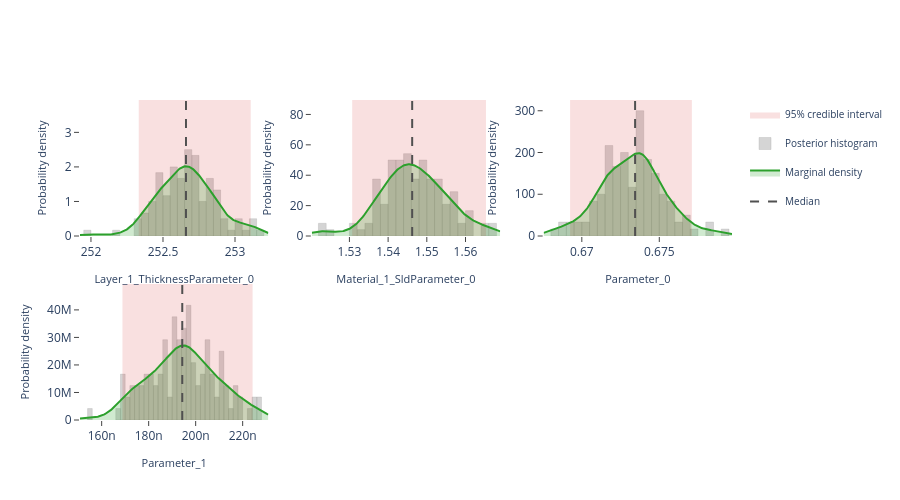

Notebook code for this chart:
### Markdown cell above
## Interactive posterior plots

The next three cells render the same Plotly figures that are shown on the
Bayesian Posterior tab of the EasyReflectometryApp:

* **Marginals** — per-parameter distribution: histogram + smooth KDE marginal,
  shaded 95% credible interval, and median / best-sample lines
  (`plot_distribution` or `posterior.distribution()`)
* **Corner plot** — pairwise marginals + 2-D contours + scatter (`plot_corner`)
* **Traces** — per-chain trace + marginal histogram (`plot_trace`)

The standalone helpers are called with ``return_figure=True`` so they return a
Plotly ``Figure`` that we render in the notebook with ``fig.show()``; the
``PosteriorResults`` methods return the figure directly.

### Code cell
# ---- Marginal posterior distributions ---------------------------------------
# One panel per free parameter, each overlaying the posterior histogram, a
# smooth Gaussian-KDE marginal, the shaded 95% credible interval, and the
# median / best-sample reference lines.  Mirrors the "Marginals" sub-tab in
# the EasyReflectometryApp.

# The PosteriorResults method passes ``logp`` through automatically so the
# best posterior sample (MAP) line is drawn:
fig = posterior.distribution()
fig.show()

# Standalone equivalent (pass ``logp`` to get the best-sample line):
# fig = plot_distribution(
#     posterior.draws,
#     posterior.param_names,
#     logp=posterior.logp,
#     return_figure=True,
# )
# fig.show()

### Figure 1 — Plotly figure (JSON) as saved in the notebook; plotly's stock layout.template omitted (floating-point values rounded to 4 significant figures; data arrays with more than 128 entries replaced by an {"elided": "..."} marker saying what was removed)
{"data": [{"fill": "toself", "fillcolor": "rgba(214, 39, 40, 0.14)", "hoverinfo": "skip", "legendgroup": "95% credible interval", "line": {"color": "rgba(214, 39, 40, 0.14)", "width": 0}, "mode": "lines", "name": "95% credible interval", "showlegend": true, "type": "scatter", "x": [252.3, 253.1, 253.1, 252.3, 252.3], "xaxis": "x", "y": [0.0, 0.0, 3.937, 3.937, 0.0], "yaxis": "y"}, {"histnorm": "probability density", "hovertemplate": "sample=%{x:.4f}<br>density: %{y:.2f}<extra></extra>", "legendgroup": "histogram", "marker": {"color": "rgba(120, 120, 120, 0.38)", "line": {"color": "rgba(120, 120, 120, 0.24)", "width": 1}}, "name": "Posterior histogram", "nbinsx": 40, "opacity": 0.82, "showlegend": true, "type": "histogram", "x": [252.6, 252.5, 253.1, 252.4, 252.6, 252.8, 252.9, 252.4, 252.5, 252.8, 252.7, 252.7, 252.6, 252.5, 252.7, 252.3, 252.5, 252.7, 252.9, 252.8, 252.7, 252.7, 252.7, 252.5, 252.4, 252.6, 252.9, 252.7, 253.2, 252.5, 252.7, 252.5, 252.8, 252.6, 252.9, 252.4, 252.5, 253.0, 252.7, 252.7, 252.8, 252.6, 252.9, 252.7, 252.9, 252.8, 252.9, 252.3, 252.5, 252.6, 252.3, 252.7, 252.5, 252.7, 252.7, 252.4, 252.8, 252.6, 252.8, 252.8, 252.7, 252.7, 252.5, 252.6, 252.6, 252.8, 253.1, 252.8, 253.1, 253.0, 252.4, 252.9, 252.2, 252.6, 252.6, 252.6, 252.7, 252.4, 252.7, 252.6, 252.9, 252.7, 252.6, 252.8, 252.6, 252.7, 253.0, 252.6, 252.7, 252.6, 252.5, 252.8, 252.7, 252.7, 252.7, 252.9, 252.7, 252.4, 252.5, 252.8, 252.7, 252.6, 252.7, 252.5, 252.8, 252.9, 252.7, 252.6, 252.5, 253.0, 252.0, 253.1, 252.4, 252.5, 252.5, 252.6, 252.4, 252.6, 252.8, 252.5], "xaxis": "x", "yaxis": "y"}, {"fill": "tozeroy", "fillcolor": "rgba(44, 160, 44, 0.22)", "hovertemplate": "Layer_1_ThicknessParameter_0: %{x:.4f}<br>density: %{y:.4f}<extra></extra>", "legendgroup": "marginal", "line": {"color": "rgb(44, 160, 44)", "width": 2}, "mode": "lines", "name": "Marginal density", "showlegend": true, "type": "scatter", "x": {"elided": "256 float values"}, "xaxis": "x", "y": {"elided": "256 float values"}, "yaxis": "y"}, {"hovertemplate": "Median: %{x:.4f}<extra></extra>", "legendgroup": "Median", "line": {"color": "rgb(80, 80, 80)", "dash": "dash", "width": 2}, "mode": "lines", "name": "Median", "showlegend": true, "type": "scatter", "x": [252.7, 252.7], "xaxis": "x", "y": [0.0, 3.937], "yaxis": "y"}, {"fill": "toself", "fillcolor": "rgba(214, 39, 40, 0.14)", "hoverinfo": "skip", "legendgroup": "95% credible interval", "line": {"color": "rgba(214, 39, 40, 0.14)", "width": 0}, "mode": "lines", "name": "95% credible interval", "showlegend": false, "type": "scatter", "x": [1.531, 1.565, 1.565, 1.531, 1.531], "xaxis": "x2", "y": [0.0, 0.0, 89.5, 89.5, 0.0], "yaxis": "y2"}, {"histnorm": "probability density", "hovertemplate": "sample=%{x:.4f}<br>density: %{y:.2f}<extra></extra>", "legendgroup": "histogram", "marker": {"color": "rgba(120, 120, 120, 0.38)", "line": {"color": "rgba(120, 120, 120, 0.24)", "width": 1}}, "name": "Posterior histogram", "nbinsx": 40, "opacity": 0.82, "showlegend": false, "type": "histogram", "x": [1.547, 1.539, 1.566, 1.552, 1.553, 1.538, 1.544, 1.545, 1.537, 1.524, 1.566, 1.55, 1.541, 1.55, 1.548, 1.543, 1.551, 1.555, 1.558, 1.553, 1.545, 1.561, 1.545, 1.553, 1.538, 1.536, 1.545, 1.547, 1.545, 1.535, 1.537, 1.554, 1.56, 1.549, 1.543, 1.543, 1.547, 1.542, 1.541, 1.544, 1.543, 1.554, 1.55, 1.557, 1.552, 1.541, 1.544, 1.546, 1.555, 1.523, 1.558, 1.561, 1.538, 1.549, 1.552, 1.54, 1.556, 1.549, 1.562, 1.546, 1.532, 1.557, 1.561, 1.55, 1.552, 1.545, 1.538, 1.537, 1.552, 1.548, 1.535, 1.546, 1.538, 1.549, 1.54, 1.541, 1.549, 1.541, 1.545, 1.536, 1.542, 1.555, 1.542, 1.542, 1.565, 1.552, 1.543, 1.556, 1.557, 1.522, 1.546, 1.545, 1.546, 1.549, 1.548, 1.551, 1.556, 1.54, 1.536, 1.549, 1.548, 1.544, 1.542, 1.547, 1.544, 1.534, 1.545, 1.547, 1.567, 1.543, 1.531, 1.537, 1.555, 1.553, 1.539, 1.541, 1.55, 1.557, 1.549, 1.543], "xaxis": "x2", "yaxis": "y2"}, {"fill": "tozeroy", "fillcolor": "rgba(44, 160, 44, 0.22)", "hovertemplate": "Material_1_SldParameter_0: %{x:.4f}<br>density: %{y:.4f}<extra></extra>", "legendgroup": "marginal", "line": {"color": "rgb(44, 160, 44)", "width": 2}, "mode": "lines", "name": "Marginal density", "showlegend": false, "type": "scatter", "x": {"elided": "256 float values"}, "xaxis": "x2", "y": {"elided": "256 float values"}, "yaxis": "y2"}, {"hovertemplate": "Median: %{x:.4f}<extra></extra>", "legendgroup": "Median", "line": {"color": "rgb(80, 80, 80)", "dash": "dash", "width": 2}, "mode": "lines", "name": "Median", "showlegend": false, "type": "scatter", "x": [1.546, 1.546], "xaxis": "x2", "y": [0.0, 89.5], "yaxis": "y2"}, {"fill": "toself", "fillcolor": "rgba(214, 39, 40, 0.14)", "hoverinfo": "skip", "legendgroup": "95% credible interval", "line": {"color": "rgba(214, 39, 40, 0.14)", "width": 0}, "mode": "lines", "name": "95% credible interval", "showlegend": false, "type": "scatter", "x": [0.6692, 0.6771, 0.6771, 0.6692, 0.6692], "xaxis": "x3", "y": [0.0, 0.0, 325.8, 325.8, 0.0], "yaxis": "y3"}, {"histnorm": "probability density", "hovertemplate": "sample=%{x:.4f}<br>density: %{y:.2f}<extra></extra>", "legendgroup": "histogram", "marker": {"color": "rgba(120, 120, 120, 0.38)", "line": {"color": "rgba(120, 120, 120, 0.24)", "width": 1}}, "name": "Posterior histogram", "nbinsx": 40, "opacity": 0.82, "showlegend": false, "type": "histogram", "x": [0.6759, 0.6717, 0.674, 0.6736, 0.6755, 0.6718, 0.6726, 0.6715, 0.6709, 0.6722, 0.674, 0.6737, 0.6725, 0.6741, 0.6711, 0.6748, 0.6735, 0.6728, 0.6732, 0.673, 0.6693, 0.6754, 0.6734, 0.6744, 0.6686, 0.6735, 0.6753, 0.6719, 0.6734, 0.6727, 0.6743, 0.6767, 0.6758, 0.6755, 0.6716, 0.674, 0.6758, 0.6713, 0.673, 0.6758, 0.6734, 0.6746, 0.6737, 0.6749, 0.6742, 0.6734, 0.6726, 0.6791, 0.6762, 0.6709, 0.673, 0.6742, 0.6714, 0.6736, 0.6723, 0.6722, 0.6741, 0.6723, 0.6763, 0.6746, 0.6716, 0.6737, 0.675, 0.6747, 0.6695, 0.6743, 0.6745, 0.6716, 0.673, 0.6784, 0.6738, 0.6715, 0.6719, 0.6755, 0.672, 0.6698, 0.6738, 0.6737, 0.6753, 0.6715, 0.6724, 0.6747, 0.6735, 0.6738, 0.6756, 0.6767, 0.6739, 0.6739, 0.6768, 0.6702, 0.6728, 0.6729, 0.6734, 0.6736, 0.6718, 0.672, 0.6742, 0.6721, 0.671, 0.6739, 0.6748, 0.6702, 0.6721, 0.6711, 0.6681, 0.6685, 0.6723, 0.6729, 0.6771, 0.6745, 0.6706, 0.6726, 0.6717, 0.678, 0.6712, 0.6698, 0.6736, 0.6741, 0.6705, 0.6717], "xaxis": "x3", "yaxis": "y3"}, {"fill": "tozeroy", "fillcolor": "rgba(44, 160, 44, 0.22)", "hovertemplate": "Parameter_0: %{x:.4f}<br>density: %{y:.4f}<extra></extra>", "legendgroup": "marginal", "line": {"color": "rgb(44, 160, 44)", "width": 2}, "mode": "lines", "name": "Marginal density", "showlegend": false, "type": "scatter", "x": {"elided": "256 float values"}, "xaxis": "x3", "y": {"elided": "256 float values"}, "yaxis": "y3"}, {"hovertemplate": "Median: %{x:.4f}<extra></extra>", "legendgroup": "Median", "line": {"color": "rgb(80, 80, 80)", "dash": "dash", "width": 2}, "mode": "lines", "name": "Median", "showlegend": false, "type": "scatter", "x": [0.6734, 0.6734], "xaxis": "x3", "y": [0.0, 325.8], "yaxis": "y3"}, {"fill": "toself", "fillcolor": "rgba(214, 39, 40, 0.14)", "hoverinfo": "skip", "legendgroup": "95% credible interval", "line": {"color": "rgba(214, 39, 40, 0.14)", "width": 0}, "mode": "lines", "name": "95% credible interval", "showlegend": false, "type": "scatter", "x": [1.688e-07, 2.242e-07, 2.242e-07, 1.688e-07, 1.688e-07], "xaxis": "x4", "y": [0.0, 0.0, 49410000.0, 49410000.0, 0.0], "yaxis": "y4"}, {"histnorm": "probability density", "hovertemplate": "sample=%{x:.4f}<br>density: %{y:.2f}<extra></extra>", "legendgroup": "histogram", "marker": {"color": "rgba(120, 120, 120, 0.38)", "line": {"color": "rgba(120, 120, 120, 0.24)", "width": 1}}, "name": "Posterior histogram", "nbinsx": 40, "opacity": 0.82, "showlegend": false, "type": "histogram", "x": [1.861e-07, 1.751e-07, 2.242e-07, 2.046e-07, 1.978e-07, 2.03e-07, 1.9e-07, 2.175e-07, 1.919e-07, 1.742e-07, 2.182e-07, 2.056e-07, 1.907e-07, 1.925e-07, 2.172e-07, 1.936e-07, 2.175e-07, 1.938e-07, 2.021e-07, 1.957e-07, 2.265e-07, 1.968e-07, 1.839e-07, 1.78e-07, 1.795e-07, 1.94e-07, 1.943e-07, 2.062e-07, 1.739e-07, 2.113e-07, 1.976e-07, 1.686e-07, 1.716e-07, 1.962e-07, 2.155e-07, 2.014e-07, 2.04e-07, 2.113e-07, 1.82e-07, 1.942e-07, 1.81e-07, 1.884e-07, 1.943e-07, 1.793e-07, 2.029e-07, 1.978e-07, 1.9e-07, 1.811e-07, 1.874e-07, 1.853e-07, 1.869e-07, 2.273e-07, 1.996e-07, 1.933e-07, 2.223e-07, 1.866e-07, 2.131e-07, 2.022e-07, 2.111e-07, 1.693e-07, 1.916e-07, 1.765e-07, 1.932e-07, 1.869e-07, 2.046e-07, 2.108e-07, 1.954e-07, 2.116e-07, 1.837e-07, 1.695e-07, 1.842e-07, 1.672e-07, 1.94e-07, 1.962e-07, 1.74e-07, 1.861e-07, 2.139e-07, 1.92e-07, 1.779e-07, 1.948e-07, 1.982e-07, 2.098e-07, 2.1e-07, 1.826e-07, 1.793e-07, 2.076e-07, 1.957e-07, 2.196e-07, 1.906e-07, 1.96e-07, 2.002e-07, 1.993e-07, 2.063e-07, 1.933e-07, 1.688e-07, 2.137e-07, 1.99e-07, 1.816e-07, 1.71e-07, 1.897e-07, 1.855e-07, 1.544e-07, 2.046e-07, 1.971e-07, 1.969e-07, 2.042e-07, 2.247e-07, 2.008e-07, 1.908e-07, 1.737e-07, 1.76e-07, 2.079e-07, 2.05e-07, 2.09e-07, 1.848e-07, 1.861e-07, 1.986e-07, 1.977e-07, 1.736e-07, 1.909e-07], "xaxis": "x4", "yaxis": "y4"}, {"fill": "tozeroy", "fillcolor": "rgba(44, 160, 44, 0.22)", "hovertemplate": "Parameter_1: %{x:.4f}<br>density: %{y:.4f}<extra></extra>", "legendgroup": "marginal", "line": {"color": "rgb(44, 160, 44)", "width": 2}, "mode": "lines", "name": "Marginal density", "showlegend": false, "type": "scatter", "x": {"elided": "256 float values"}, "xaxis": "x4", "y": {"elided": "256 float values"}, "yaxis": "y4"}, {"hovertemplate": "Median: %{x:.4f}<extra></extra>", "legendgroup": "Median", "line": {"color": "rgb(80, 80, 80)", "dash": "dash", "width": 2}, "mode": "lines", "name": "Median", "showlegend": false, "type": "scatter", "x": [1.943e-07, 1.943e-07], "xaxis": "x4", "y": [0.0, 49410000.0], "yaxis": "y4"}], "layout": {"barmode": "overlay", "height": 500, "legend": {"font": {"size": 10}}, "plot_bgcolor": "white", "showlegend": true, "xaxis": {"anchor": "y", "domain": [0.0, 0.2889], "range": [251.9, 253.2], "showgrid": false, "ticks": "outside", "title": {"font": {"size": 11}, "text": "Layer_1_ThicknessParameter_0"}, "zeroline": false}, "xaxis2": {"anchor": "y2", "domain": [0.3556, 0.6444], "range": [1.52, 1.569], "showgrid": false, "ticks": "outside", "title": {"font": {"size": 11}, "text": "Material_1_SldParameter_0"}, "zeroline": false}, "xaxis3": {"anchor": "y3", "domain": [0.7111, 1.0], "range": [0.6675, 0.6797], "showgrid": false, "ticks": "outside", "title": {"font": {"size": 11}, "text": "Parameter_0"}, "zeroline": false}, "xaxis4": {"anchor": "y4", "domain": [0.0, 0.2889], "range": [1.508e-07, 2.309e-07], "showgrid": false, "ticks": "outside", "title": {"font": {"size": 11}, "text": "Parameter_1"}, "zeroline": false}, "xaxis5": {"anchor": "y5", "domain": [0.3556, 0.6444], "showgrid": false, "ticks": "outside", "zeroline": false}, "xaxis6": {"anchor": "y6", "domain": [0.7111, 1.0], "showgrid": false, "ticks": "outside", "zeroline": false}, "yaxis": {"anchor": "x", "domain": [0.575, 1.0], "range": [0.0, 3.937], "showgrid": false, "ticks": "outside", "title": {"font": {"size": 11}, "text": "Probability density"}, "zeroline": false}, "yaxis2": {"anchor": "x2", "domain": [0.575, 1.0], "range": [0.0, 89.5], "showgrid": false, "ticks": "outside", "title": {"font": {"size": 11}, "text": "Probability density"}, "zeroline": false}, "yaxis3": {"anchor": "x3", "domain": [0.575, 1.0], "range": [0.0, 325.8], "showgrid": false, "ticks": "outside", "title": {"font": {"size": 11}, "text": "Probability density"}, "zeroline": false}, "yaxis4": {"anchor": "x4", "domain": [0.0, 0.425], "range": [0.0, 49410000.0], "showgrid": false, "ticks": "outside", "title": {"font": {"size": 11}, "text": "Probability density"}, "zeroline": false}, "yaxis5": {"anchor": "x5", "domain": [0.0, 0.425], "showgrid": false, "ticks": "outside", "zeroline": false}, "yaxis6": {"anchor": "x6", "domain": [0.0, 0.425], "showgrid": false, "ticks": "outside", "zeroline": false}}}
